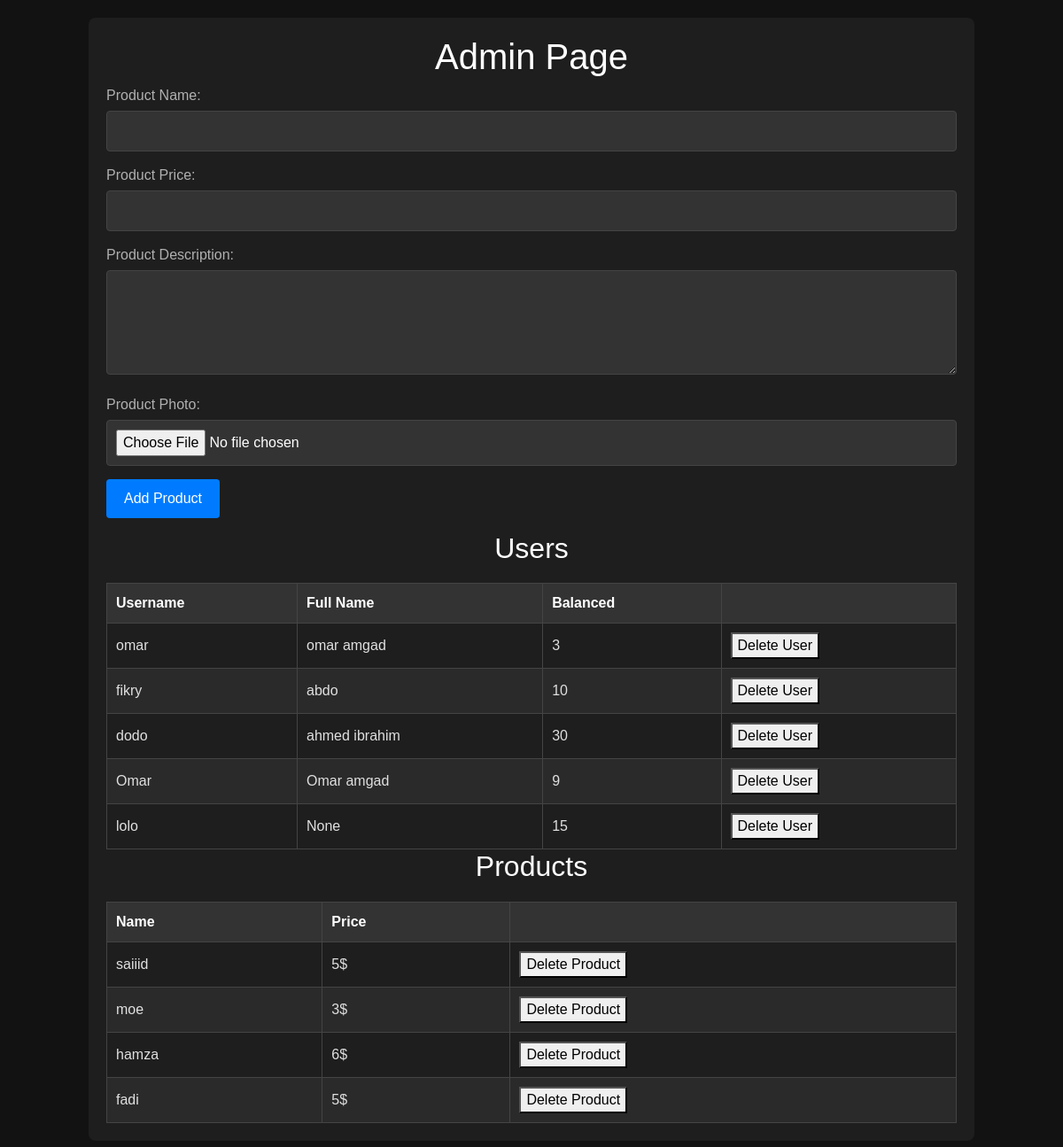
Page /admin (signed in) on the earlier database version.
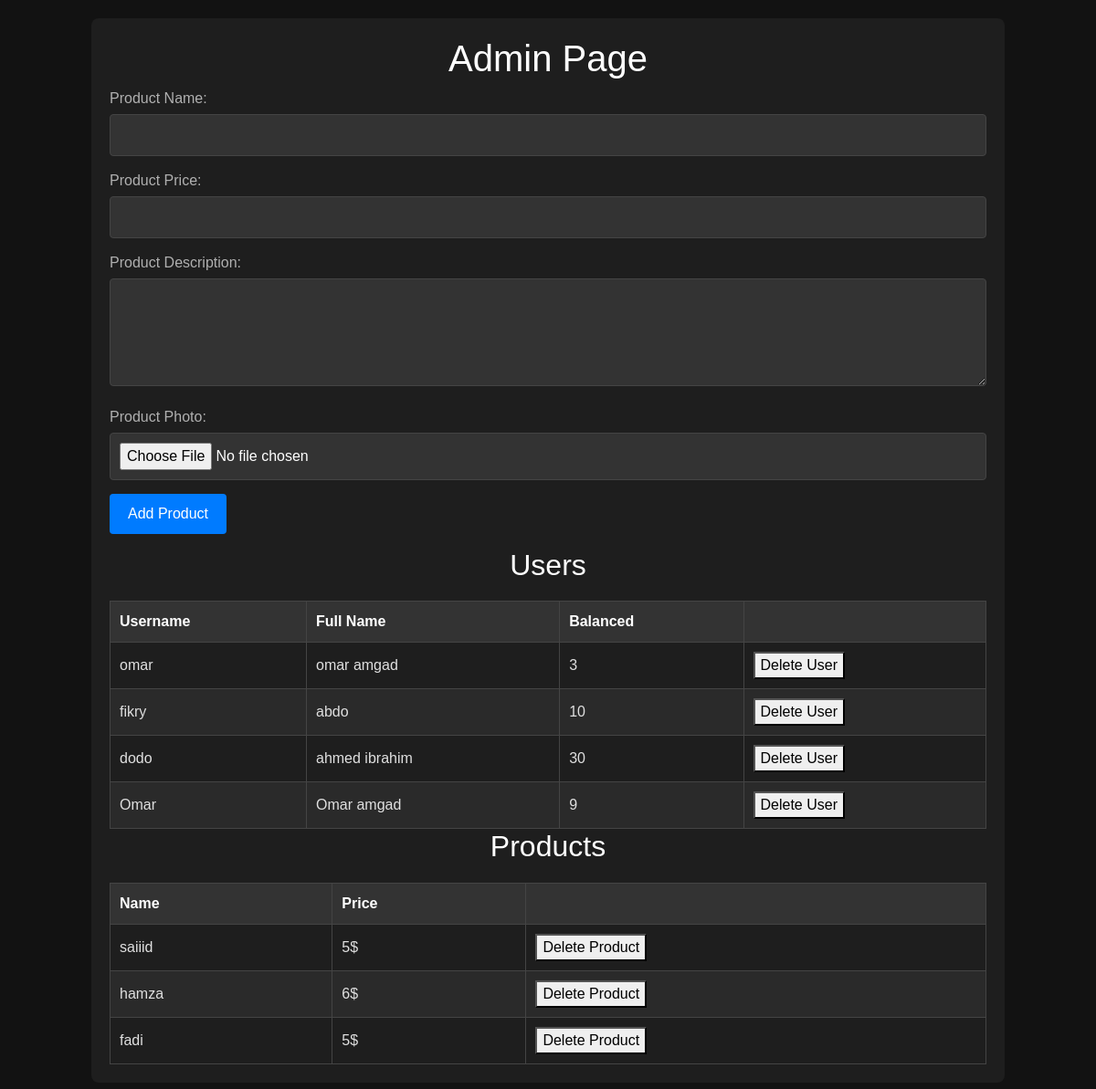
Same page on the later database version.
### tables this page shows
CREATE TABLE users (
			id INTEGER PRIMARY KEY AUTOINCREMENT,
			username TEXT NOT NULL UNIQUE,
			password TEXT NOT NULL,
            fullname TEXT ,
            balnaced INTEGER,
            photo_name TEXT
        );

CREATE TABLE "products" (
			id INTEGER PRIMARY KEY AUTOINCREMENT,
			productname TEXT NOT NULL UNIQUE,
            price INTEGER NOT NULL,
            photo TEXT,
            description TEXT
		);

### app.py (the view, shortened to what this page needs)
@app.route('/admin', methods=['GET', 'POST'])
def admin():
    if 'username' in session:
        if not session['username'] == 'admin':
            return f"Your not admin soo FUCK YOU AND GET OUT"
        users = db.get_all_users(connection)
        products = db.get_all_product(connection)
        return render_template('admin.html',users = users, products = products)
    else:
        return redirect(url_for('login'))

### db.py (called while the page is built)
def get_all_users(connection):#admin
    cursor = connection.cursor()
    query = 'SELECT * FROM users WHERE username != "admin"'
    cursor.execute(query)
    return cursor.fetchall()

def get_all_product(connection):#admin
    cursor = connection.cursor()
    query = 'SELECT * FROM products'
    cursor.execute(query)
    return cursor.fetchall()

### Templates/admin.html (shortened to what this page needs)
<!DOCTYPE html>
<html lang="en">
<head>
    <link rel="stylesheet" href="{{ url_for('static', filename='Styles/bootstrap.min.css') }}" />
    <link rel="stylesheet" href="{{ url_for('static', filename='Styles/styles.css') }}">
</head>
<body>
    <div class="container">
        <h1>Admin Page</h1>
        <form id="product-form" enctype="multipart/form-data" method="post" action="{{ url_for('admin') }}">
            <div class="form-group">
                <label for="product-name">Product Name:</label>
                <input type="text" id="product-name" name="product-name" required>
            </div>
            <div class="form-group" >
                <label for="product-price">Product Price:</label>
                <input type="number" id="product-price" name="product-price" step="0.01" required>
            </div>
            <div class="form-group">
                <label for="product-description">Product Description:</label>
                <textarea id="product-description" name="product-description" rows="4" required></textarea>
            </div>
            <div class="form-group">
                <label for="product-photo">Product Photo:</label>
                <input type="file" id="product-photo" name="product-photo" required></input>
            </div>
            <div class="form-group">
                <button type="submit">Add Product</button>
            </div>
        </form>
        <h2>Users</h2>
        <table id="users-table">
            <thead>
                <tr>
                    <th>Username</th>
                    <th>Full Name</th>
                    <th>Balanced</th>
                    <th></th>
                </tr>
            </thead>
            <tbody>
                {% for user in users %}
                <tr>
                    <td>{{ user[1] }}</td>
                    <td>{{ user[3] }}</td>
                    <td>{{ user[4] }}</td>
                    <td>
                        <form action="/delete_user" method="POST">
                            <button type="submit">Delete User</button>
                        </form>
                    </td>
                </tr>
                {% endfor %}
            </tbody>
        </table>
        <h2>Products</h2>
        <table id="Product-table">
            <thead>
                <tr>
                    <th>Name</th>
                    <th>Price</th>
                    <th></th>
                </tr>
            </thead>
            <tbody>
                {% for product in products %}
                <tr>
                    <td>{{ product[1] }}</td>
                    <td>{{ product[2] }}$</td>
                    <td>
                        <form action="/delete_product" method="POST">
                            <button type="submit">Delete Product</button>
                        </form>
                    </td>
                </tr>
                {% endfor %}
            </tbody>
        </table>
    </div>
</body>
</html>

Differences in the rows shown:
removed users: username "lolo", user "None", balnaced "15"
removed products: productname "moe", price "3"
